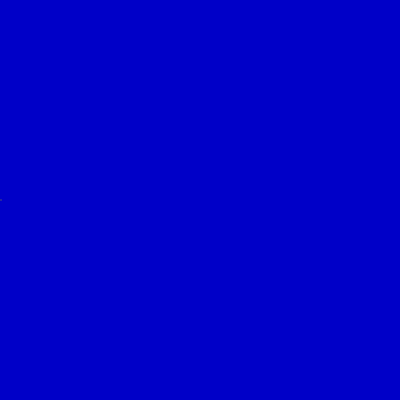
Frame 1 (no input)
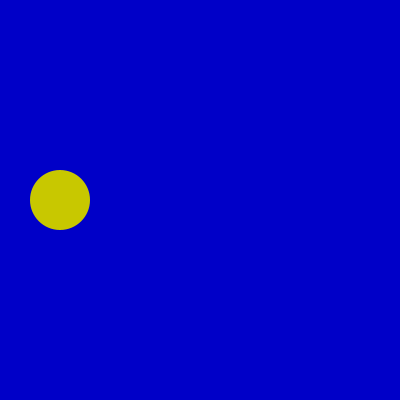
Frame 60 (the mouse pressed at the canvas centre just before this capture)
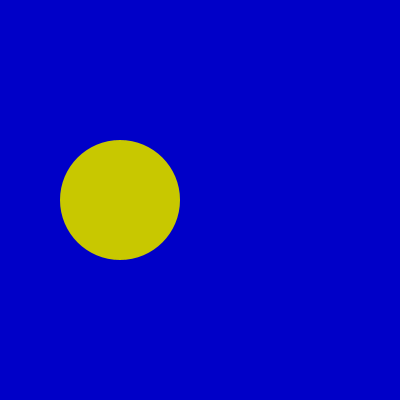
Frame 120 (the mouse held since frame 60 and released just before this capture)

The Processing sketch that drew these frames (run headless with seeded random() and noise(); from frame 60 on, the mouse is pressed at the canvas centre):

// Processing sketch: processing_49080
// ── processing_49080.pde

// jim roberts test code 3
void setup( )
{
  size(400, 400 );
  fill( 200, 200, 0 );
  noStroke( );
  
}

void draw( )
{
  background( 0, 0, 200 );
  ellipse( frameCount%width, height/2, frameCount%width, frameCount%height);
}
